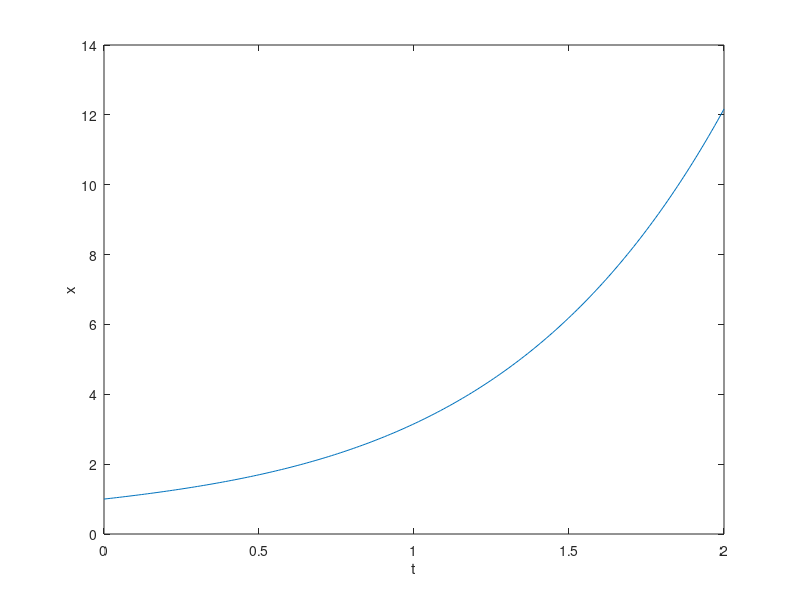

MATLAB code for this plot:
#x' =  t^2 + x, 0<t<=2
#x(0) = 1 
clc; clear;
f = @(t,x) t^2+x;
x_0 = 1.0;

h = 1e-2; 
t_0 = 0;
t_f = 2;
N = 2/h;
t = linspace(t_0,t_f,N);

h = abs(t(2)-t(1));
x = zeros(1,N);
x(1) = x_0;
phi = @(h,t,x) f(t+0.5*h,x+0.5*h*f(t,x));

for n= 1:N-1
  x(n+1) = x(n) + h*phi(h,t(n),x(n));
 end
 
 plot(t,x);
 xlabel('t'), ylabel('x');
 